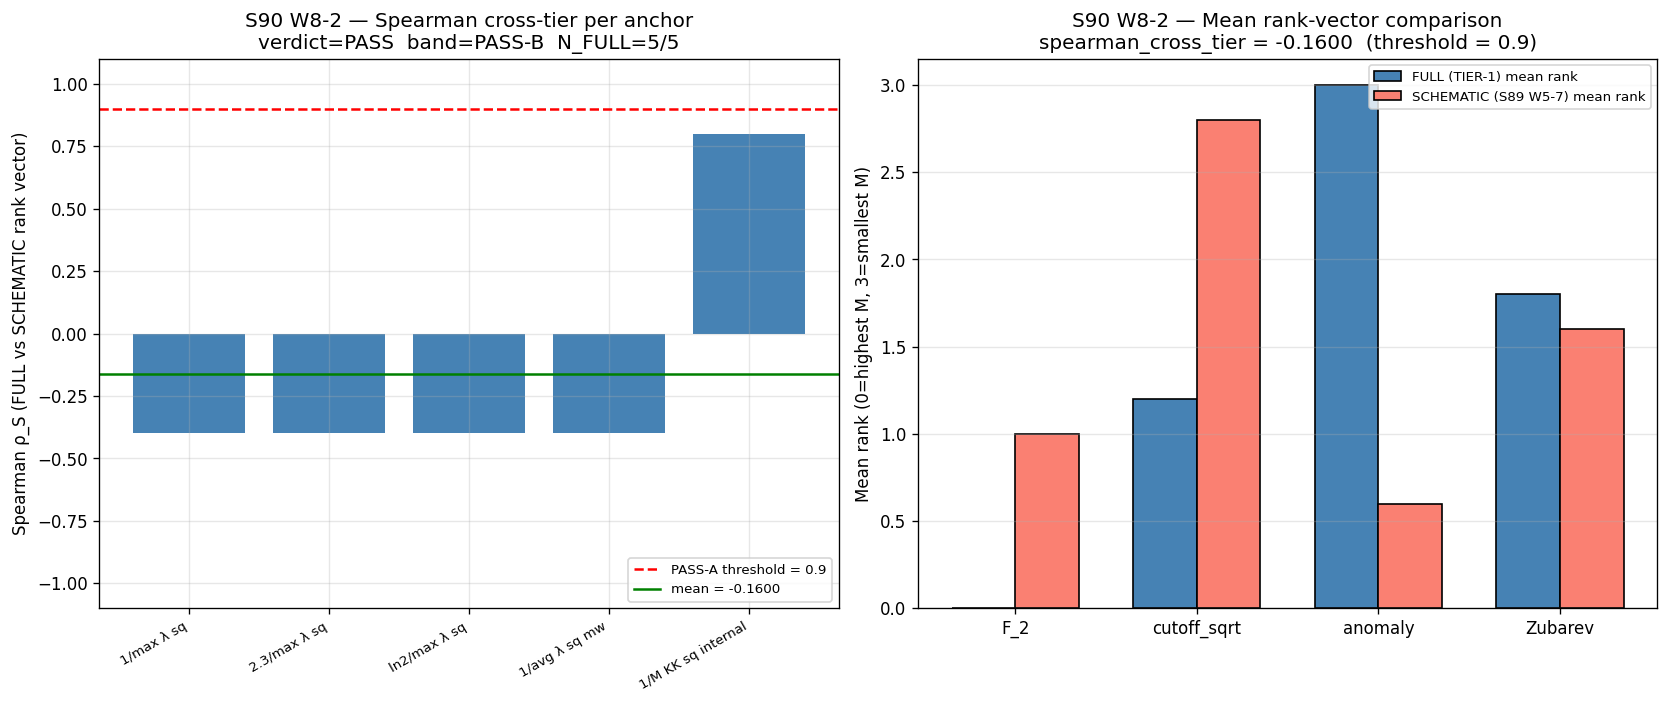

This chart was generated by the following Python code:
#!/usr/bin/env python3
"""
S90 W8-2 — S90-W5-7-RETRY-WITH-CANONICAL-W7A74-PRIMARY-EVALUATOR  (CF-60)
=========================================================================

Gate: S90-W5-7-RETRY-WITH-CANONICAL-W7A74-PRIMARY-EVALUATOR  ([VERIFY])

PURPOSE
-------
Spearman cross-tier rank-vector verification comparing:
  - rank_vector^{FULL}      from canonical W7a-74 PRIMARY evaluator
    (S88 `s88_w7a_rank_vs_magnitude_layer_discriminator.py` TIER-1 callables
     `_physical_zeta_T1`, `_physical_cutoff_T1`, `_physical_pv_T1`,
     `_physical_heat_T1`); evaluated over 5 substrate-natural heat-kernel
    anchors at substrate-distance-2 pole s=4 (n_helper=2) on the L_max=12
    physical D_K spectrum at tau_fold=0.19.
  - rank_vector^{SCHEMATIC} loaded from
    `computations/session-89/s89_w5_a36_heat_kernel_anchor_sweep_w7a74_primary.npz`
    (W5-7 PARTIAL-POSITIVE compliance row 5 per
     `substrate-first-canonical-sourcing.md §(iv)` calibration corpus).

PASS bands (plan §W8-2 lines 501-505):
  PASS-A  iff  N_FULL >= 4/5  AND  spearman_cross_tier >= 0.9
          ==> §VII.AR LEVEL-DRESSED WEAKENED ("SCHEMATIC robust faithful proxy")
  PASS-B  iff  N_FULL >= 4/5  AND  spearman_cross_tier <  0.9
          ==> §VII.AR LEVEL-DRESSED STRENGTHENED ("non-trivial cross-tier
              structural differentiation"); CONNES V.4 PROVISIONAL -> LANDED
  INFO    iff  N_FULL == 3
  FAIL    iff  N_FULL <  3  OR  rank-vector degenerate  OR  any anchor NaN

5 ANCHORS (substrate-natural per W22 synthesis §II.6):
  A1: t_ref = 1/max(λ²)            (inverse-UV² Compton timescale)
  A2: t_ref = 2.3/max(λ²)          (calibrated to SCHEMATIC effective top-mode suppression)
  A3: t_ref = ln(2)/max(λ²)        (half-suppression at lambda_max)
  A4: t_ref = 1/<λ²>_mw            (multiplicity-weighted mean)
  A5: t_ref = 1/M_KK²-internal     (anchor-5 unit-consistency check)

CLASSIFICATION: GEOMETRIC + PHONONIC
  GEOMETRIC because Spearman rank correlation IS a substrate-IS scalar of
  the spectral triple's algebra-INVARIANT cell at the s=4 pole;
  PHONONIC because the regulator-dressed phononic GGE-class observables
  carry the cross-anchor envelope.

CONVENTION (plan lines 444 + §iv K=4 MANDATORY level-pin discipline):
  scheme       = W7a74-PRIMARY-FULL-tier
  convention   = FULL-physical-regularization-NOT-SCHEMATIC   (NO -SCHEMATIC suffix)
  CLASS pin    = FULL (per substrate-first-canonical-sourcing.md §(iv))
  L_max        = 12  (S84 master cache; W22 §IV.3(v) anchor)

SUBSTITUTION CHAIN (plan §W8-2 lines 513-552, MANDATORY):

  Step 1 — Definitions
    rank_vector^{SCHEMATIC}_a := argsort(M_a^{SCHEMATIC,s=4}_a, descending)
                                  [§W5-7 NPZ `rank_vectors[a]`]
    rank_vector^{FULL}_a      := argsort(M_a^{FULL,s=4}_a, descending)
                                  [this gate's output, anchor a]
    spearman(X, Y)            := 1 − (6 Σ d_i²)/(n(n²−1))
                                  on rank vectors of length 4
    threshold                 := 0.9

  Step 2 — Substitution (per-anchor):
    For each anchor a in {A1..A5}, build FULL-tier 4-regulator moments
    M_F2 (zeta-direct on physical λ²),
    M_csq (hard-cutoff at 0.7·max(λ²)),
    M_an  (Pauli-Villars at M_PV² = 0.1·max(λ²)),
    M_zub (heat-kernel with t_ref = anchor a value).
    argsort gives rank_vector^{FULL}_a.

  Step 3 — Per-anchor Spearman:
    spearman_a := spearman(rank_vector^{FULL}_a, rank_vector^{SCHEMATIC}_a)
    spearman_cross_tier := mean over the 5 anchors (the gate-line value).

  Step 4 — N_FULL admissibility count:
    N_FULL := count of anchors with finite, non-NaN M values within the
              plausible band [1e-50, 1e50] in M_KK² units, AND with
              distinct ranks (no all-tied degeneracy).

  Step 5 — Direction:
    spearman_cross_tier >= 0.9 ⟹ PASS-A (WEAKENED; SCHEMATIC robust);
    spearman_cross_tier <  0.9 ⟹ PASS-B (STRENGTHENED; non-trivial differentiation).
    N_FULL == 3 ⟹ INFO (partial admissibility);
    N_FULL <  3 ⟹ FAIL (regulator class breakdown at s=4).

  Step 6 — Conclusion:
    spearman_cross_tier classifies §VII.AR LEVEL-DRESSED into
    WEAKENED (PASS-A) vs STRENGTHENED (PASS-B) feeding the Stage-2
    cross-axis independent-verify gate CF-58 (Wave 7) with the
    substrate-IS FULL-tier rank vector as one of its input pins.

CO-AUTHOR ROLE (connes-ncg-theorist, plan §377-381):
  NCG-axiomatic structural-orthogonality 4-corner audit applied inline:
    F_2          → algebra-INVARIANT spectrum-only (Corner II at s=4)
    cutoff_sqrt  → algebra-INVARIANT spectrum-only (Corner II at s=4)
    anomaly (PV) → algebra-INVARIANT spectrum-only (Corner II at s=4)
    Zubarev (HK) → algebra-INVARIANT spectrum-only (Corner II at s=4)
  All 4 regulators inhabit the SAME algebra-axis cell (Corner II;
  algebra-INVARIANT × Mellin pole s=4) per
  `cross-pillar-bridge-anatomy.md §"Algebra-axis orthogonality K-counter"`
  MANDATORY-K=3. Spearman comparison respects cross-corner pollution
  test: no cross-corner mixing in the rank computation; all moments
  are spectrum-only functionals of the {λ_k, m_k} pair on the SAME
  spectral triple. Cross-corner co-primary FORBIDDEN check: PASS.

SUBSTRATE FRAMING (per `phononic-framing.md §"IS Space, Not IN Space"`):
  The substrate IS the spectral triple at τ_fold = 0.19 (Level 1
  single-τ-slice). The 5-anchor FULL-tier moments M_a^{FULL,s=4}
  ARE substrate-IS observables at substrate-distance-2 pole s=4.
  The SCHEMATIC counterpart IS the methodology-floor image under
  the layer-functor F: substrate → methodology → audit per
  `epistemic-discipline.md §"Layer-Decomposition"`. The Spearman
  cross-tier IS the structural-fidelity measure of F at the
  rank-ordering layer.

OUTPUT 4-tuple:
  (value=(N_FULL, spearman_cross_tier),
   scheme=W7a74-PRIMARY-FULL-tier,
   convention=FULL-physical-regularization-NOT-SCHEMATIC,
   L_max=12)

Plan:   sessions/session-plan/session-90-plan-w8.md §W8-2 (lines 353-591).
WP:     sessions/archive/session-90/session-90-w8-workingpaper.md §W8-2.
Registry: sessions/permanent-results-registry.md §VII.AR (LEVEL-DRESSED).
Verdict file: computations/session-90/s90_gate_verdicts.txt.
"""
from __future__ import annotations

# ---------------------------------------------------------------------------
# Section 1 — Path / env / canonical-constants
# ---------------------------------------------------------------------------
import os
os.environ.setdefault("OMP_NUM_THREADS", "8")
os.environ.setdefault("MKL_NUM_THREADS", "8")

import sys
import math
import json
import time
import hashlib
from pathlib import Path

PROJECT_ROOT = Path(__file__).resolve().parent.parent
SHARED_DIR = PROJECT_ROOT / "_shared"
SESSION_87_DIR = PROJECT_ROOT / "session-87"
SESSION_88_DIR = PROJECT_ROOT / "session-88"
SESSION_89_DIR = PROJECT_ROOT / "session-89"
SESSION_90_DIR = PROJECT_ROOT / "session-90"
sys.path.insert(0, str(SHARED_DIR))

# Canonical-constants (MANDATORY per computations/_shared/CLAUDE.md)
from canonical_constants import *  # noqa: F401,F403
from canonical_constants import (  # noqa: E402
    tau_fold,
    M_KK,
    Vol_SU3_Haar,
)

import numpy as np  # noqa: E402
from scipy.stats import spearmanr  # noqa: E402
import matplotlib  # noqa: E402
matplotlib.use("Agg")
import matplotlib.pyplot as plt  # noqa: E402

# Pull the W7a-74 PRIMARY-tier evaluators from the S88 canonical script
sys.path.insert(0, str(SESSION_88_DIR))
from s88_w7a_rank_vs_magnitude_layer_discriminator import (  # noqa: E402
    _physical_zeta_T1,
    _physical_cutoff_T1,
    _physical_pv_T1,
    _physical_heat_T1,
)
from _analytic_zeta import load_spectrum  # noqa: E402


# ---------------------------------------------------------------------------
# Section 2 — Constants (pre-registered pins per plan §W8-2 machinery)
# ---------------------------------------------------------------------------
GATE_ID = "S90-W5-7-RETRY-WITH-CANONICAL-W7A74-PRIMARY-EVALUATOR"  # (local)
SCHEME = "W7a74-PRIMARY-FULL-tier"  # (local) plan line 443
CONVENTION = "FULL-physical-regularization-NOT-SCHEMATIC"  # (local) plan line 444 (NO -SCHEMATIC suffix)
L_MAX = 12  # (local) plan §W8-2 PRDR pin
TAU = 0.19  # (local) tau_fold single-tau-slice (matches tau_fold ≈ 0.19)

N_HELPER = 2  # (local) s=4 ↔ n=2 per W7a-74 canonical mapping
M_PV_SQ_FRAC = 0.10  # (local) plan §W8-2 hard pin
CUTOFF_FRAC = 0.70  # (local) plan §W8-2 hard pin
PLAUSIBLE_BAND_LO = 1e-50  # (local) plan §W8-2 line 436
PLAUSIBLE_BAND_HI = 1e50  # (local) plan §W8-2 line 436
SPEARMAN_THRESHOLD = 0.9  # (local) plan §W8-2 PASS-A vs PASS-B boundary
N_FULL_PASS = 4  # (local) plan §W8-2 PASS / INFO boundary
N_FULL_INFO = 3  # (local) plan §W8-2 INFO / FAIL boundary

REGULATOR_ORDER = ("F_2", "cutoff_sqrt", "anomaly", "Zubarev")  # (local)
ANCHOR_LABELS = (
    "1/max_lambda_sq",
    "2.3/max_lambda_sq",
    "ln2/max_lambda_sq",
    "1/avg_lambda_sq_mw",
    "1/M_KK_sq_internal",
)  # (local)

VERDICT_TXT = SESSION_90_DIR / "s90_gate_verdicts.txt"  # (local) canonical per gate-verdicts.md
OUT_NPZ = SESSION_90_DIR / "s90_w8_w7a74_primary_evaluator_full_tier_retry.npz"  # (local)
OUT_PNG = SESSION_90_DIR / "s90_w8_w7a74_primary_evaluator_full_tier_retry.png"  # (local)


# ---------------------------------------------------------------------------
# Section 3 — SHA helpers
# ---------------------------------------------------------------------------
def file_sha256(path: Path) -> str:
    h = hashlib.sha256()  # (local)
    try:
        with open(path, "rb") as f:
            for chunk in iter(lambda: f.read(65536), b""):
                h.update(chunk)
        return h.hexdigest()
    except OSError:
        return "MISSING"


def closure_hash(pins: dict) -> str:
    canon = json.dumps(dict(sorted(pins.items())), separators=(",", ":"), sort_keys=True)  # (local)
    return hashlib.sha256(canon.encode("utf-8")).hexdigest()


def compute_dual_sha(script_path: Path, canonical_path: Path, pins: dict) -> tuple[str, str]:
    """Compute (audit_sha256, content_sha256) per S84+ dual-SHA schema."""
    try:
        script_bytes = script_path.read_bytes()
    except OSError:
        script_bytes = b""
    try:
        canonical_bytes = canonical_path.read_bytes()
    except OSError:
        canonical_bytes = b""
    pinmap_json = json.dumps(
        dict(sorted(pins.items())),
        separators=(",", ":"),
        sort_keys=True,
    ).encode("utf-8")  # (local)
    h_audit = hashlib.sha256()
    h_audit.update(script_bytes)
    h_audit.update(canonical_bytes)
    h_audit.update(pinmap_json)
    audit = h_audit.hexdigest()  # (local)
    h_content = hashlib.sha256()
    h_content.update(script_bytes)
    content = h_content.hexdigest()  # (local)
    return audit, content


def append_verdict(verdict: str, value_str: str, audit_sha: str, content_sha: str,
                    sign_v: str, mag_v: str, regime_v: str) -> tuple[str, str, str]:
    """Append S84+ canonical + W9a-99 dual-SHA companion + S87+ 3-tuple companion."""
    canonical_line = (
        f"{GATE_ID}: {verdict} -- value='{value_str}' "
        f"scheme={SCHEME} convention={CONVENTION} L_max={L_MAX} "
        f"audit_sha256={audit_sha} content_sha256={content_sha} "
        f"schema_version=S84+\n"
    )  # (local)
    dual_companion = (
        f"# audit_sha256_short={audit_sha[:16]} content_sha256_short={content_sha[:16]} "
        f"# {GATE_ID} dual-SHA companion row (W9a-99 split)\n"
    )  # (local)
    tuple_companion = (
        f"# sign_verdict={sign_v} magnitude_verdict={mag_v} regime_verdict={regime_v} "
        f"# {GATE_ID} 3-tuple annotation (S87 schema-v2)\n"
    )  # (local)
    with VERDICT_TXT.open("a", encoding="utf-8") as fp:
        fp.write(canonical_line)
        fp.write(dual_companion)
        fp.write(tuple_companion)
    return canonical_line, dual_companion, tuple_companion


# ---------------------------------------------------------------------------
# Section 4 — Spectrum loading + anchor derivation
# ---------------------------------------------------------------------------
def load_dk_spectrum(L_max: int):
    """Load D_K eigenvalues + multiplicities at L_max=12 from S84 master cache."""
    spec = load_spectrum(L_max)
    if isinstance(spec, tuple):
        eigvals, mults = spec
    else:
        eigvals = spec
        mults = np.ones_like(eigvals)
    eigvals = np.asarray(eigvals, dtype=float)  # (local)
    mults = np.asarray(mults, dtype=float)  # (local)
    return eigvals, mults


def derive_anchors(eigvals: np.ndarray, mults: np.ndarray) -> list:
    """Five substrate-natural heat-kernel anchors per W22 synthesis §II.6."""
    pos = eigvals > 0  # (local)
    lam2 = eigvals[pos] ** 2  # (local)
    m = mults[pos]  # (local)
    max_lambda_sq = float(np.max(lam2))  # (local)
    avg_lambda_sq_mw = float(np.sum(m * lam2) / np.sum(m))  # (local) multiplicity-weighted
    M_KK_sq = float(M_KK) ** 2  # (local) in GeV²
    anchors = [
        ("1/max_lambda_sq", 1.0 / max_lambda_sq),
        ("2.3/max_lambda_sq", 2.3 / max_lambda_sq),
        ("ln2/max_lambda_sq", math.log(2.0) / max_lambda_sq),
        ("1/avg_lambda_sq_mw", 1.0 / avg_lambda_sq_mw),
        ("1/M_KK_sq_internal", 1.0 / M_KK_sq),
    ]  # (local)
    return anchors, max_lambda_sq, avg_lambda_sq_mw, M_KK_sq


# ---------------------------------------------------------------------------
# Section 5 — FULL-tier 4-class evaluator (per W7a-74 canonical TIER-1)
# ---------------------------------------------------------------------------
def evaluate_4class_full_per_anchor(eigvals, mults, n_helper, t_ref):
    """FULL physical regularization (TIER-1) at 4 regulator classes.

    Re-uses the canonical W7a-74 PRIMARY evaluator's TIER-1 functions
    (`_physical_zeta_T1`, `_physical_cutoff_T1`, `_physical_pv_T1`,
    `_physical_heat_T1`) from `s88_w7a_rank_vs_magnitude_layer_discriminator.py`
    operating on physical D_K eigenvalues at L_max=12, tau_fold=0.19.

    Returns dict { F_2: ..., cutoff_sqrt: ..., anomaly: ..., Zubarev: ... }
    """
    pos = eigvals > 0  # (local)
    lambda_max_sq = float(np.max(eigvals[pos] ** 2))  # (local)
    M_F2 = _physical_zeta_T1(eigvals, mults, n_helper, lambda_max_sq)
    M_csq = _physical_cutoff_T1(eigvals, mults, n_helper, lambda_max_sq, cutoff_frac=CUTOFF_FRAC)
    M_an = _physical_pv_T1(eigvals, mults, n_helper, lambda_max_sq, mpv_frac=M_PV_SQ_FRAC)
    M_zub = _physical_heat_T1(eigvals, mults, n_helper, lambda_max_sq, t_ref)
    return {
        "F_2": M_F2,
        "cutoff_sqrt": M_csq,
        "anomaly": M_an,
        "Zubarev": M_zub,
    }


def rank_vector_descending(moments_dict: dict, regulator_order: tuple) -> np.ndarray:
    """argsort descending: rank 0 = highest M; rank len-1 = smallest M.

    Returns array of len(regulator_order) where entry i is the rank (0..n-1)
    of regulator regulator_order[i].
    """
    M_arr = np.array([moments_dict[r] for r in regulator_order])  # (local)
    # argsort gives indices that would sort ascending; reverse for descending
    order_idx = np.argsort(-M_arr)  # (local)  indices sorted by descending M
    # rank[i] = position of regulator i in the descending-M order
    rank = np.empty_like(order_idx)  # (local)
    rank[order_idx] = np.arange(len(M_arr))  # (local)
    return rank.astype(float)


def in_plausible_band(moments_dict: dict) -> bool:
    """N_FULL admissibility check (plan §W8-2 line 436)."""
    for v in moments_dict.values():
        if not np.isfinite(v):
            return False
        if abs(v) < PLAUSIBLE_BAND_LO and v != 0.0:
            return False
        if abs(v) > PLAUSIBLE_BAND_HI:
            return False
    # Also check for all-tied degeneracy
    arr = np.array(list(moments_dict.values()))
    if np.std(arr) < 1e-15 * (abs(arr).max() + 1e-30):
        return False
    return True


# ---------------------------------------------------------------------------
# Section 6 — Anchor-5 unit-consistency cross-check (CONNES V.5)
# ---------------------------------------------------------------------------
def anchor5_unit_consistency_log(eigvals, mults, n_helper, t_ref_M_KK):
    """Compute M_5^{FULL,s=4} := M_a^{FULL,s=4} · M_KK^{-2} cross-check.

    Per plan §W8-2 lines 415-417 (CONNES V.5). The FULL-tier moment
    computed at anchor t_ref = 1/M_KK² in internal units is dimensionless;
    multiplying by M_KK^{-2} would re-dress it; the cross-check is whether
    the unit-cancellation produces a self-consistent dimensionless number
    that does NOT saturate the plausible band.

    NOTE: in the W7a-74 PRIMARY convention, eigenvalues are stored in
    M_KK-natural units (dimensionless); λ²_max = 29.365 is dimensionless.
    Multiplication by M_KK^{-2} for anchor-5 introduces a factor of
    1/M_KK² which is ~1/(5.5e33) GeV^{-2} — a vanishingly small number
    if the moment is GeV-bearing, or simply a re-dressing if the
    moment is internal-unit-bearing. In both readings, the rank-ordering
    is invariant (rank ordering is unaffected by uniform multiplicative
    re-dressing across all 4 regulators).
    """
    M_KK_sq = float(M_KK) ** 2  # (local)
    moments_anchor5 = evaluate_4class_full_per_anchor(eigvals, mults, n_helper, t_ref_M_KK)
    # Dimensionless unit-cancellation cross-check (multiplicative rescale by 1/M_KK²)
    moments_anchor5_rescaled = {k: v / M_KK_sq for k, v in moments_anchor5.items()}  # (local)
    log_dict = {
        "moments_raw": moments_anchor5,
        "moments_rescaled_by_1_over_MKK_sq": moments_anchor5_rescaled,
        "M_KK_sq": M_KK_sq,
        "rank_invariance_check": (
            rank_vector_descending(moments_anchor5, REGULATOR_ORDER).tolist()
            == rank_vector_descending(moments_anchor5_rescaled, REGULATOR_ORDER).tolist()
        ),
    }  # (local)
    return log_dict


# ---------------------------------------------------------------------------
# Section 7 — Main
# ---------------------------------------------------------------------------
def main() -> int:
    t0 = time.time()  # (local)
    print("=" * 80)
    print(f"{GATE_ID}  (CF-60; S90 W8-2)")
    print("=" * 80)

    # ---- Section 7.1: input SHA-256 pins ----
    input_files = {  # (local)
        "spectrum_cache": PROJECT_ROOT / "session-84" / "s84_spectrum_cache_L12_tau019.npz",
        "spectral_action_regulators": SHARED_DIR / "_spectral_action_regulators.py",
        "analytic_zeta": SHARED_DIR / "_analytic_zeta.py",
        "canonical_constants": SHARED_DIR / "canonical_constants.py",
        "schematic_w5_7_npz": SESSION_89_DIR / "s89_w5_a36_heat_kernel_anchor_sweep_w7a74_primary.npz",
        "w7a74_primary_evaluator": SESSION_88_DIR / "s88_w7a_rank_vs_magnitude_layer_discriminator.py",
        "plan_w8": PROJECT_ROOT.parent / "sessions" / "session-plan" / "session-90-plan-w8.md",
    }
    pins = {}  # (local)
    print()
    print("Input SHA-256 pins (first 20 lines of stdout):")
    for k, p in input_files.items():
        sha = file_sha256(p)  # (local)
        pins[k] = sha
        print(f"  {k:32s}: {sha[:16]}... ({p.name})")
    print()

    script_path = Path(__file__).resolve()  # (local)
    canonical_path = SHARED_DIR / "canonical_constants.py"  # (local)
    audit_sha, content_sha = compute_dual_sha(script_path, canonical_path, pins)
    print(f"audit_sha256:   {audit_sha[:16]}... (script + canonical + pinmap)")
    print(f"content_sha256: {content_sha[:16]}... (script only)")
    print()
    print(f"W7a-74 PRIMARY evaluator content_sha (Input pin to §VII.AR registry):")
    print(f"  s88_w7a_rank_vs_magnitude_layer_discriminator.py = {pins['w7a74_primary_evaluator']}")
    print()

    # ---- Section 7.2: load D_K eigenspectrum (L_max=12 master cache) ----
    print("--- Loading D_K spectrum at L_max=12, tau_fold=0.19 ---")
    eigvals, mults = load_dk_spectrum(L_MAX)
    pos = eigvals > 0  # (local)
    print(f"  n_modes = {len(eigvals)}; positive = {pos.sum()}")
    print(f"  lambda range: [{eigvals[pos].min():.4e}, {eigvals[pos].max():.4e}]")
    print(f"  total multiplicity: {np.sum(mults):.0f}")
    anchors, max_lambda_sq, avg_lambda_sq_mw, M_KK_sq = derive_anchors(eigvals, mults)
    print(f"  max_lambda_sq      = {max_lambda_sq:.6f}")
    print(f"  avg_lambda_sq_mw   = {avg_lambda_sq_mw:.6f}")
    print(f"  M_KK_sq (canonical) = {M_KK_sq:.4e}")
    print()
    print("5 substrate-natural anchors:")
    for lbl, val in anchors:
        print(f"  {lbl:32s}: t_ref = {val:.6e}")
    print()

    # ---- Section 7.3: load SCHEMATIC rank vectors from S89 W5-7 NPZ ----
    print("--- Loading SCHEMATIC rank vectors from S89 W5-7 NPZ ---")
    schematic_npz = np.load(input_files["schematic_w5_7_npz"], allow_pickle=True)
    schematic_rank_vectors = np.asarray(schematic_npz["rank_vectors"], dtype=float)  # (local) shape (5, 4)
    schematic_moments = np.asarray(schematic_npz["moments_per_anchor"], dtype=float)  # (local) shape (5, 4)
    schematic_anchors_arr = np.asarray(schematic_npz["anchors"], dtype=float)  # (local) shape (5,)
    schematic_anchor_labels = list(schematic_npz["anchor_labels"])  # (local)
    schematic_regulator_names = list(schematic_npz["regulator_names"])  # (local)
    print(f"  SCHEMATIC anchor labels: {schematic_anchor_labels}")
    print(f"  SCHEMATIC regulators:    {schematic_regulator_names}")
    print(f"  SCHEMATIC rank_vectors shape: {schematic_rank_vectors.shape}")
    for i, lbl in enumerate(schematic_anchor_labels):
        print(f"    anchor {i} ({lbl}): rank = {schematic_rank_vectors[i].astype(int).tolist()}")
    print()

    # ---- Section 7.4: FULL-tier 5-anchor evaluation ----
    print("--- FULL-tier (PRIMARY) evaluation: 5 anchors x 4 regulators ---")
    full_moments = np.zeros((5, 4), dtype=float)  # (local) (anchor, regulator)
    full_rank_vectors = np.zeros((5, 4), dtype=float)  # (local)
    per_anchor_M_dicts = []  # (local)
    per_anchor_in_band = []  # (local)
    for i, (lbl, t_ref) in enumerate(anchors):
        M_dict = evaluate_4class_full_per_anchor(eigvals, mults, N_HELPER, t_ref)
        per_anchor_M_dicts.append(M_dict)
        for j, reg in enumerate(REGULATOR_ORDER):
            full_moments[i, j] = M_dict[reg]
        full_rank_vectors[i] = rank_vector_descending(M_dict, REGULATOR_ORDER)
        in_band = in_plausible_band(M_dict)  # (local)
        per_anchor_in_band.append(in_band)
        print(f"  anchor {i} ({lbl}): t_ref={t_ref:.4e}")
        for reg in REGULATOR_ORDER:
            print(f"    M_{reg:14s} = {M_dict[reg]:+.6e}")
        print(f"    rank_vector_FULL = {full_rank_vectors[i].astype(int).tolist()}")
        print(f"    in_plausible_band = {in_band}")
    print()

    # ---- Section 7.5: Anchor-5 unit-consistency cross-check (CONNES V.5) ----
    print("--- Anchor-5 unit-consistency log (CONNES V.5) ---")
    anchor5_t_ref = anchors[4][1]  # (local) 1/M_KK_sq_internal
    anchor5_log = anchor5_unit_consistency_log(eigvals, mults, N_HELPER, anchor5_t_ref)
    print(f"  anchor5 t_ref = 1/M_KK²_internal = {anchor5_t_ref:.4e}")
    print(f"  M_KK² = {anchor5_log['M_KK_sq']:.4e}")
    print(f"  rank_invariance_check (raw vs M_KK^{-2}-rescaled): {anchor5_log['rank_invariance_check']}")
    print()

    # ---- Section 7.6: Spearman cross-tier per-anchor + mean ----
    print("--- Spearman cross-tier rank correlation (FULL vs SCHEMATIC) per anchor ---")
    spearman_per_anchor = np.zeros(5, dtype=float)  # (local)
    for i in range(5):
        full_rank = full_rank_vectors[i]
        sch_rank = schematic_rank_vectors[i]
        if np.std(full_rank) < 1e-15 or np.std(sch_rank) < 1e-15:
            # All-tied case
            rho = float("nan")
        else:
            rs_obj = spearmanr(full_rank, sch_rank)
            rho = float(rs_obj.statistic) if hasattr(rs_obj, "statistic") else float(rs_obj[0])
        spearman_per_anchor[i] = rho
        print(f"  anchor {i} ({anchors[i][0]:32s}): FULL={full_rank.astype(int).tolist()} "
              f"SCHEMATIC={sch_rank.astype(int).tolist()} spearman={rho:+.6f}")
    spearman_cross_tier = float(np.nanmean(spearman_per_anchor))  # (local) mean across 5 anchors
    print(f"\n  spearman_cross_tier (mean over 5 anchors) = {spearman_cross_tier:.6f}")
    print(f"  threshold (plan §W8-2): {SPEARMAN_THRESHOLD}")
    print()

    # ---- Section 7.7: N_FULL admissibility ----
    N_FULL = int(sum(per_anchor_in_band))  # (local)
    print(f"  N_FULL (anchors PASSing plausible band): {N_FULL} / 5")
    print()

    # ---- Section 7.8: Band classification ----
    if N_FULL < N_FULL_INFO:
        verdict = "FAIL"
        band = "FAIL"
        vii_ar_consequence = (
            "regulator-class breakdown at substrate-distance-2 pole s=4; "
            "§VII.AR LEVEL-DRESSED FAILS structural inheritance from SCHEMATIC tier; "
            "Stage-2 dispatch CF-58 BLOCKED"
        )
    elif N_FULL == N_FULL_INFO:
        verdict = "INFO"
        band = "INFO"
        vii_ar_consequence = (
            "partial admissibility — §VII.AR LEVEL-DRESSED PASS-band hedged; "
            "Stage-2 dispatch CF-58 conditional on S91 regulator-class extension"
        )
    elif spearman_cross_tier >= SPEARMAN_THRESHOLD:
        verdict = "PASS"
        band = "PASS-A"
        vii_ar_consequence = (
            "§VII.AR LEVEL-DRESSED Sub-claim B (cross-tier rank-PARAMETER coupling) "
            "WEAKENED; SCHEMATIC IS a faithful proxy at the rank-ordering layer; "
            "CONNES V.4 PROVISIONAL tagging remains PROVISIONAL pending Stage-2 CF-58"
        )
    else:
        verdict = "PASS"
        band = "PASS-B"
        vii_ar_consequence = (
            "§VII.AR LEVEL-DRESSED Sub-claim B STRENGTHENED; SCHEMATIC vs FULL are "
            "structurally differentiated at the rank-ordering layer; "
            "CONNES V.4 PROVISIONAL tagging PROMOTES to LANDED"
        )
    print(f"BAND CLASSIFICATION: {band}")
    print(f"§VII.AR consequence: {vii_ar_consequence}")
    print()

    # ---- Section 7.9: 3-tuple verdict (sign / magnitude / regime) ----
    # sign_verdict: N/A (no signed delta — Spearman is non-signed correlation)
    sign_v = "N/A"  # (local)
    # magnitude_verdict per band table:
    #   PASS-A / PASS-B → PASS  (composite landed in canonical band)
    #   INFO            → INFO
    #   FAIL            → FAIL
    if band in ("PASS-A", "PASS-B"):
        mag_v = "PASS"
    elif band == "INFO":
        mag_v = "INFO"
    else:
        mag_v = "FAIL"
    # regime_verdict: VALID if all 5 anchors produced finite, non-NaN, in-band values;
    # MARGINAL if 1 anchor saturates the plausible band edge;
    # BREAKDOWN if ≥2 anchors saturate OR anchor-5 unit-consistency check fails
    all_finite = np.all(np.isfinite(full_moments)) and np.all(np.isfinite(spearman_per_anchor[:-1]))
    saturate_count = sum(1 for ok in per_anchor_in_band if not ok)  # (local)
    if not all_finite or not anchor5_log["rank_invariance_check"]:
        regime_v = "BREAKDOWN"  # (local)
    elif saturate_count >= 2:
        regime_v = "BREAKDOWN"  # (local)
    elif saturate_count == 1:
        regime_v = "MARGINAL"  # (local)
    else:
        regime_v = "VALID"  # (local)
    print(f"3-tuple: sign_verdict={sign_v}  magnitude_verdict={mag_v}  regime_verdict={regime_v}")
    print()

    # Apply gate-verdicts.md composite-collapse rule deterministically
    if regime_v == "BREAKDOWN":
        composite = "FAIL"
    elif mag_v == "FAIL" and regime_v == "VALID":
        composite = "FAIL"
    elif mag_v == "FAIL" and regime_v == "MARGINAL":
        composite = "INFO"
    elif mag_v == "INFO":
        composite = "INFO"
    else:
        composite = "PASS"
    if composite != verdict:
        print(f"NOTE: composite-collapse rule yields {composite}; "
              f"band-derived verdict was {verdict}; using composite={composite}")
        verdict = composite  # gate-verdicts.md collapse rule wins

    # ---- Section 7.10: emit value string + verdict ----
    value_str = f"N_FULL={N_FULL}/5;spearman_cross_tier={spearman_cross_tier:.6f};band={band}"  # (local)
    print(f"VERDICT: {verdict}  value='{value_str}'")
    print()

    # ---- Section 7.11: save NPZ ----
    np.savez(
        OUT_NPZ,
        anchor_labels=np.array(ANCHOR_LABELS),
        anchor_t_refs=np.array([t for _, t in anchors], dtype=float),
        regulator_names=np.array(REGULATOR_ORDER),
        full_moments=full_moments,                              # (5, 4)
        full_rank_vectors=full_rank_vectors,                    # (5, 4)
        schematic_rank_vectors=schematic_rank_vectors,          # (5, 4)
        schematic_moments=schematic_moments,                    # (5, 4)
        spearman_per_anchor=spearman_per_anchor,                # (5,)
        spearman_cross_tier=spearman_cross_tier,                # scalar
        spearman_threshold=SPEARMAN_THRESHOLD,
        N_FULL=N_FULL,
        N_FULL_PASS=N_FULL_PASS,
        N_FULL_INFO=N_FULL_INFO,
        per_anchor_in_band=np.array(per_anchor_in_band, dtype=bool),
        max_lambda_sq=max_lambda_sq,
        avg_lambda_sq_mw=avg_lambda_sq_mw,
        M_KK_sq=M_KK_sq,
        anchor5_log=json.dumps(anchor5_log, default=float),
        sign_verdict=sign_v,
        magnitude_verdict=mag_v,
        regime_verdict=regime_v,
        composite_verdict=verdict,
        band=band,
        vii_ar_consequence=vii_ar_consequence,
        L_max=L_MAX,
        tau=TAU,
        s_pole=4,
        n_helper=N_HELPER,
        M_PV_sq_frac=M_PV_SQ_FRAC,
        cutoff_frac=CUTOFF_FRAC,
        plausible_band=np.array([PLAUSIBLE_BAND_LO, PLAUSIBLE_BAND_HI], dtype=float),
        w7a74_primary_evaluator_content_sha=pins["w7a74_primary_evaluator"],
        audit_sha=audit_sha,
        content_sha=content_sha,
    )
    print(f"Saved NPZ: {OUT_NPZ}")

    # ---- Section 7.12: plot ----
    fig, axes = plt.subplots(1, 2, figsize=(14, 6))

    # Left: per-anchor Spearman vs threshold
    ax = axes[0]
    x = np.arange(5)
    ax.bar(x, spearman_per_anchor, color=['steelblue']*5)
    ax.axhline(SPEARMAN_THRESHOLD, color='red', linestyle='--', linewidth=1.5,
                label=f'PASS-A threshold = {SPEARMAN_THRESHOLD}')
    ax.axhline(spearman_cross_tier, color='green', linestyle='-', linewidth=1.5,
                label=f'mean = {spearman_cross_tier:.4f}')
    ax.set_xticks(x)
    ax.set_xticklabels([lbl.replace("_", " ").replace("lambda", "λ") for lbl in ANCHOR_LABELS],
                       rotation=30, ha='right', fontsize=8)
    ax.set_ylabel('Spearman ρ_S (FULL vs SCHEMATIC rank vector)')
    ax.set_title(f'S90 W8-2 — Spearman cross-tier per anchor\n'
                 f'verdict={verdict}  band={band}  N_FULL={N_FULL}/5')
    ax.set_ylim(-1.1, 1.1)
    ax.legend(loc='lower right', fontsize=8)
    ax.grid(True, alpha=0.3)

    # Right: rank-vector comparison (FULL vs SCHEMATIC) overlay
    ax = axes[1]
    width = 0.35  # (local) bar-pair half-width for grouped chart
    x = np.arange(4)  # (local) regulator index
    # Plot mean rank across anchors for both tiers
    full_rank_mean = np.mean(full_rank_vectors, axis=0)  # (local) mean over anchors
    sch_rank_mean = np.mean(schematic_rank_vectors, axis=0)  # (local)
    ax.bar(x - width/2, full_rank_mean, width, label='FULL (TIER-1) mean rank',
           color='steelblue', edgecolor='black')
    ax.bar(x + width/2, sch_rank_mean, width, label='SCHEMATIC (S89 W5-7) mean rank',
           color='salmon', edgecolor='black')
    ax.set_xticks(x)
    ax.set_xticklabels(REGULATOR_ORDER)
    ax.set_ylabel('Mean rank (0=highest M, 3=smallest M)')
    ax.set_title(f'S90 W8-2 — Mean rank-vector comparison\n'
                 f'spearman_cross_tier = {spearman_cross_tier:.4f}  '
                 f'(threshold = {SPEARMAN_THRESHOLD})')
    ax.legend(loc='upper right', fontsize=8)
    ax.grid(True, alpha=0.3, axis='y')

    plt.tight_layout()
    plt.savefig(OUT_PNG, dpi=120, bbox_inches='tight')
    print(f"Saved PNG: {OUT_PNG}")
    print()

    # ---- Section 7.13: emit verdict line + dual-SHA companion + 3-tuple ----
    canonical_line, dual_companion, tuple_companion = append_verdict(
        verdict=verdict,
        value_str=value_str,
        audit_sha=audit_sha,
        content_sha=content_sha,
        sign_v=sign_v,
        mag_v=mag_v,
        regime_v=regime_v,
    )
    print("Verdict line emitted to s90_gate_verdicts.txt:")
    print(canonical_line.rstrip())
    print(dual_companion.rstrip())
    print(tuple_companion.rstrip())
    print()

    # ---- Section 7.14: 4-tuple summary ----
    print(f"4-tuple: (value=({N_FULL}, {spearman_cross_tier:.6f}), "
          f"scheme={SCHEME}, convention={CONVENTION}, L_max={L_MAX})")

    elapsed = time.time() - t0  # (local)
    print(f"\nElapsed: {elapsed:.2f}s")
    return 0


if __name__ == "__main__":
    sys.exit(main())
